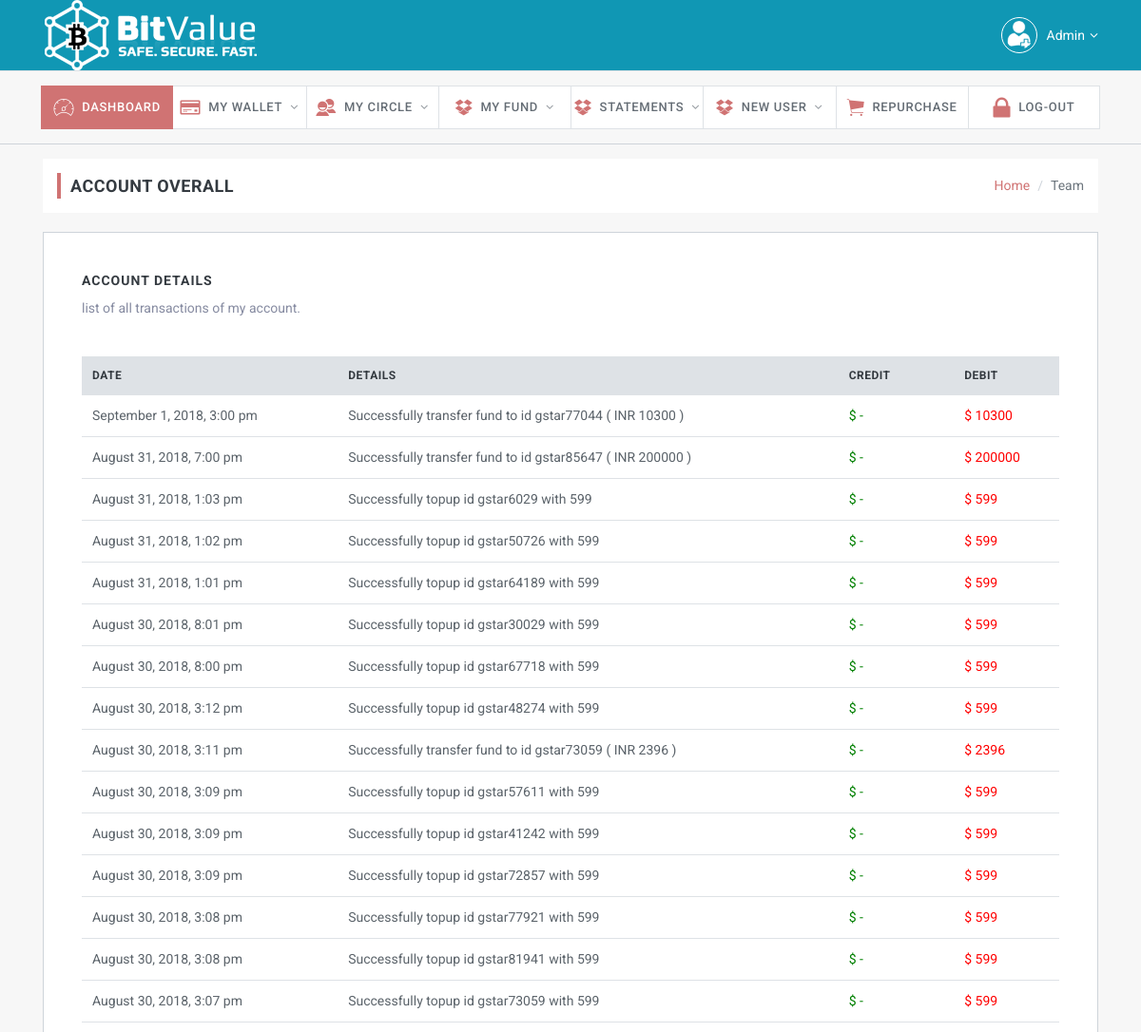
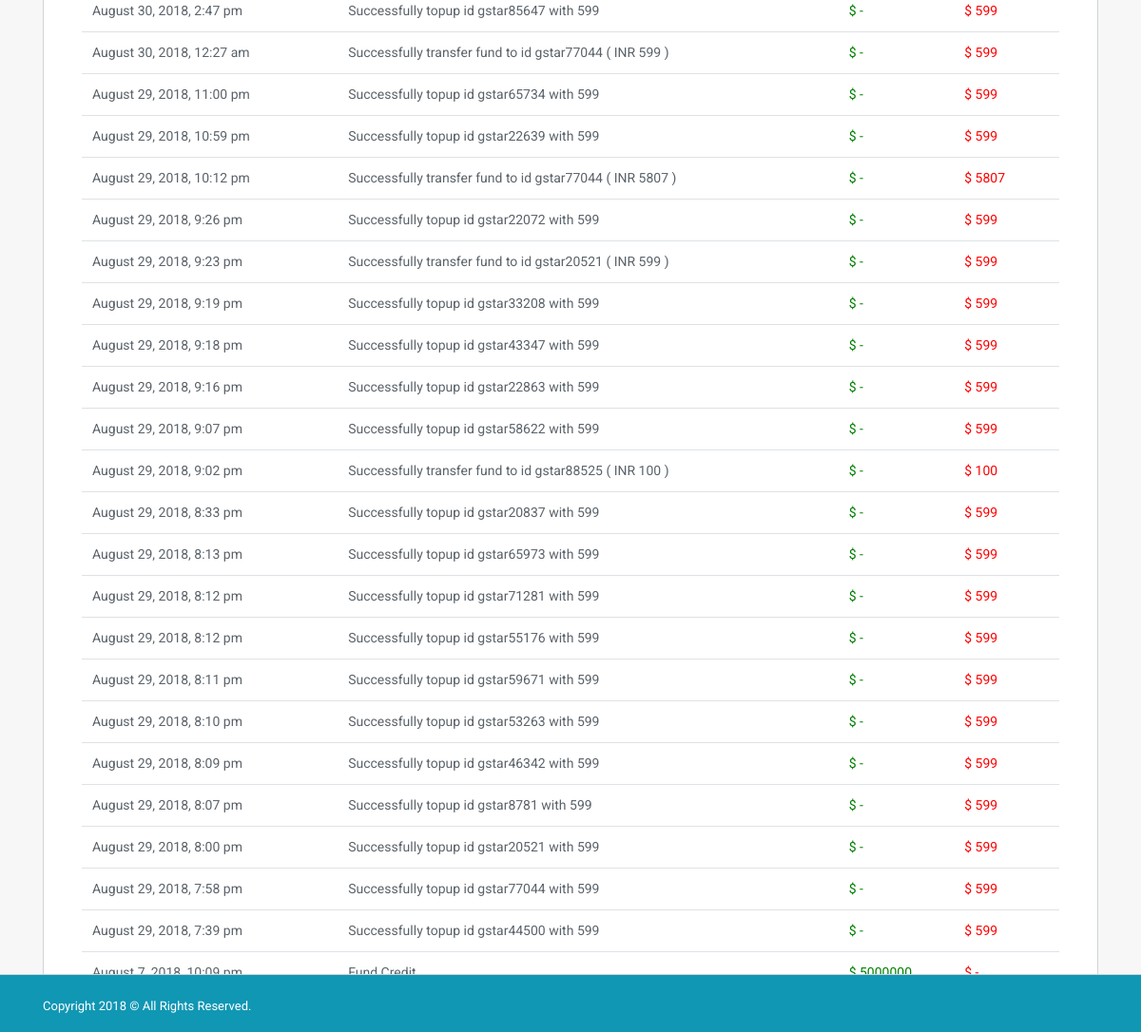
Page /accounts.php (signed in) on the committed database (2 pictures, top to bottom).
### tables this page shows
CREATE TABLE `registration` (
  `UserID` varchar(100) NOT NULL,
  `ChainID` varchar(100) NOT NULL,
  `DirectID` varchar(100) NOT NULL,
  `UserEmail` varchar(100) NOT NULL,
  `Password` varchar(100) NOT NULL,
  `TPassword` varchar(100) NOT NULL,
  `EPassword` varchar(100) NOT NULL,
  `ETPassword` varchar(100) NOT NULL,
  `DOB` varchar(100) NOT NULL,
  `FirstName` varchar(100) NOT NULL,
  `LastName` varchar(100) NOT NULL,
  `Gender` varchar(10) NOT NULL,
  `MobileNo` varchar(100) NOT NULL,
  `Address` longtext NOT NULL,
  `country` varchar(100) NOT NULL DEFAULT 'India',
  `state` varchar(100) NOT NULL,
  `district` varchar(100) NOT NULL,
  `City` varchar(100) NOT NULL,
  `Zip` varchar(100) NOT NULL,
  `Position` varchar(100) NOT NULL,
  `RegistrationDate` varchar(100) NOT NULL,
  `Acc_Holder_Name` varchar(100) NOT NULL,
  `Bank_Name` varchar(100) NOT NULL,
  `Bank_Acc_No` varchar(100) NOT NULL,
  `Branch_Name` varchar(100) NOT NULL,
  `IFSC_Code` varchar(100) NOT NULL,
  `Account_Type` varchar(100) NOT NULL,
  `Pan_Number` varchar(100) NOT NULL,
  `Status` varchar(100) NOT NULL DEFAULT 'Active',
  `PaidStatus` varchar(100) NOT NULL DEFAULT 'Free',
  `timeinstring` int(100) NOT NULL,
  `EmailCode` longtext NOT NULL,
  `scode` int(100) NOT NULL,
  `EmailVerify` int(2) NOT NULL DEFAULT '1',
  `EmailStatus` int(2) NOT NULL DEFAULT '0',
  `currentbtc` varchar(100) NOT NULL,
  `ademail` varchar(100) NOT NULL,
  `admethod` varchar(100) NOT NULL,
  `About` longtext NOT NULL,
  `BTCAccount` varchar(100) NOT NULL,
  `Paytm` varchar(100) NOT NULL,
  `NetellerAccount` varchar(100) NOT NULL,
  `PaypalEmailID` varchar(100) NOT NULL,
  `profilepic` varchar(1000) NOT NULL,
  `addressproof` varchar(1000) NOT NULL,
  `pin` varchar(100) NOT NULL,
  `pancard` varchar(1000) NOT NULL,
  `Adtype` varchar(100) NOT NULL,
  `totalbusiness` varchar(100) NOT NULL,
  `topupsincome` varchar(100) NOT NULL,
  `nonincome` varchar(100) NOT NULL,
  `levelstatus` int(10) NOT NULL,
  `nomineerelation` varchar(100) NOT NULL,
  `nomineename` varchar(100) NOT NULL,
  `widstatus` int(10) NOT NULL DEFAULT '1',
  `Id` int(100) NOT NULL,
  `silverpoolstatus` int(100) NOT NULL,
  `princepoolstatus` int(100) NOT NULL
);

CREATE TABLE `payments` (
  `PaymentType` varchar(100) NOT NULL,
  `PaymentDate` varchar(100) NOT NULL,
  `PaidDate` varchar(100) NOT NULL,
  `TotalAmount` varchar(100) NOT NULL,
  `UserID` varchar(100) NOT NULL,
  `TransferUserID` varchar(100) NOT NULL,
  `UsedStatus` int(2) NOT NULL DEFAULT '0',
  `PaymentMode` varchar(100) NOT NULL,
  `Status` varchar(100) NOT NULL DEFAULT 'Pending',
  `TranID` varchar(100) NOT NULL,
  `pinrequest` int(10) DEFAULT '0',
  `TranType` int(3) NOT NULL DEFAULT '0',
  `timestr1` varchar(100) NOT NULL,
  `newchange` int(10) NOT NULL DEFAULT '1',
  `WithID` int(100) NOT NULL
);

### package/Memberclass.php (called while the page is built, shortened)
<?php
class Member
{
	public function __construct()
	{
		$this->mysqli2 = new mysqli('localhost', 'root', '', 'gstarmar_mlm');
		$this->userID = $_SESSION['User_Array']['UserID'];
	}
function loaduserinfo()
{
	 $query4 = "SELECT * FROM Registration WHERE UserID = '".$this->userID."'";
       $result4=$this->mysqli2->query($query4);
       $num=$result4->fetch_assoc();
	   return $num;
}
	public function get_one_record($querySelect)
	{
   		 $resultSet = $this->mysqli2->query($querySelect);
   		 $data=array();
   			 if($resultSet->num_rows > 0){
			        while($row = $resultSet->fetch_assoc()){
			            $data[]=$row;
			            }
			          }
		return $data;
	}
}
$obj = new Member();
?>

### accounts.php (the view, shortened to what this page needs)
<?php include("header.php"); ?>
 <div class="slim-mainpanel">
      <div class="container">
        <div class="slim-pageheader">
          <ol class="breadcrumb slim-breadcrumb">
            <li class="breadcrumb-item"><a href="#">Home</a></li>
            <li class="breadcrumb-item active" aria-current="page">Team</li>
          </ol>
          <h6 class="slim-pagetitle">Account Overall</h6>
        </div>
        <div class="section-wrapper mg-t-20">
          <label class="section-title">Account Details</label>
          <p class="mg-b-20 mg-sm-b-40">list of all transactions of my account.</p>
          <div class="table-responsive">
            <table class="table mg-b-0">
           										<thead>
										<tr>
											<th>Date</th>
											<th>Details</th>
											<th>Credit</th>
										<th>Debit</th>
										</tr>
									</thead>
									<tbody>
										<?php
											$data = $obj->get_one_record("SELECT * FROM payments WHERE UserID like '".$obj->userID."' order by WithID DESC");
											foreach($data as $val)
											{
if(empty($val['TranType'])){
    $credit="-";
    $debit=$val['TotalAmount'];
}else{
 $credit=$val['TotalAmount'];
 $debit="-";
}
		?>
				 <tr class="gradeX">
                                                    <td><?php echo $val['PaymentDate']; ?></td>
                                                 <td><?php echo $val['PaymentType']; ?></td>
                                                    <td><span style="color: green;"> <?php echo "$"." ".$credit; ?></span></td>
										   <td> <span style="color: red;"><?php echo  "$"." ".$debit; ?></span></td>
                                                </tr>
				<?php
				}
				?>
									</tbody>
								</table>
          </div>
        </div>
      </div>
    </div>
<?php include("footer.php"); ?>

### header.php (shortened to what this page needs)
<?php
include("package/Memberclass.php");
if(empty($_SESSION['User_Array'])){ ?><meta http-equiv="refresh" content="0; url=login.php" /> <?php  exit(); }
$userdata=$obj->loaduserinfo();
?>
<!DOCTYPE html>
<html lang="en">
  <head>
    <link href="lib/font-awesome/css/font-awesome.css" rel="stylesheet">
    <link href="lib/Ionicons/css/ionicons.css" rel="stylesheet">
    <link href="lib/rickshaw/css/rickshaw.min.css" rel="stylesheet">
    <link rel="stylesheet" href="css/slim.css">
  </head>
  <body class="dashboard-3">
    <div class="slim-header">
      <div class="container">
        <div class="slim-header-left">
          <h2 class="slim-logo"><a href="index.html"><img src="img/logo.png"></a></h2>
        </div>
        <div class="slim-header-right">
          <div class="dropdown dropdown-c">
            <a href="#" class="logged-user" data-toggle="dropdown">
              <img src="user.png" alt="">
              <span style="color: #fff"><?php echo $userdata['FirstName']; ?></span>
              <i class="fa fa-angle-down" style="color: #fff"></i>
            </a>
          </div>
        </div>
      </div>
    </div>
    <div class="slim-navbar">
      <div class="container-fluid">
        <ul class="nav">
          <li class="nav-item active">
            <a class="nav-link" href="dashboard.php">
              <i class="icon ion-ios-speedometer-outline"></i>
              <span>Dashboard</span>
            </a>
          </li>
          <li class="nav-item with-sub">
            <a class="nav-link" href="#">
              <i class="icon ion-card"></i>
              <span>My Wallet</span>
            </a>
          </li>
          <li class="nav-item  with-sub">
            <a class="nav-link" href="#" data-toggle="dropdown">
              <i class="icon ion-android-contacts"></i>
              <span>My Circle</span>
              </a>
          </li>
          <li class="nav-item  with-sub">
            <a class="nav-link" href="#" data-toggle="dropdown">
              <i class="icon ion-social-dropbox"></i>
              <span>My Fund</span>
              </a>
          </li>
            <li class="nav-item  with-sub">
            <a class="nav-link" href="#" data-toggle="dropdown">
              <i class="icon ion-social-dropbox"></i>
              <span>Statements</span>
              </a>
          </li>
            <li class="nav-item with-sub">
            <a class="nav-link" href="signup.php" data-toggle="dropdown">
              <i class="icon ion-social-dropbox"></i>
              <span>New User</span>
              </a>
          </li>
          <li class="nav-item">
            <a class="nav-link" href="#" data-toggle="dropdown">
              <i class="icon ion-ios-cart"></i>
              <span>RePurchase</span>
              </a>
          </li>
          <li class="nav-item">
            <a class="nav-link" href="signout.php">
              <i class="icon ion-locked"></i>
              <span>Log-out</span>
              </a>
          </li>
        </ul>
      </div>
    </div>

### rows in the picture
registration: FirstName "Admin"
payments: PaymentDate "September 1, 2018, 3:00 pm", PaymentType "Successfully transfer fund to id gstar77044 ( INR 10300 )", TranType "-", TotalAmount "10300"
payments: PaymentDate "August 31, 2018, 7:00 pm", PaymentType "Successfully transfer fund to id gstar85647 ( INR 200000 )", TranType "-", TotalAmount "200000"
payments: PaymentDate "August 31, 2018, 1:03 pm", PaymentType "Successfully topup id gstar6029 with 599", TranType "-", TotalAmount "599"
payments: PaymentDate "August 31, 2018, 1:02 pm", PaymentType "Successfully topup id gstar50726 with 599", TranType "-", TotalAmount "599"
payments: PaymentDate "August 31, 2018, 1:01 pm", PaymentType "Successfully topup id gstar64189 with 599", TranType "-", TotalAmount "599"
payments: PaymentDate "August 30, 2018, 8:01 pm", PaymentType "Successfully topup id gstar30029 with 599", TranType "-", TotalAmount "599"
payments: PaymentDate "August 30, 2018, 8:00 pm", PaymentType "Successfully topup id gstar67718 with 599", TranType "-", TotalAmount "599"
payments: PaymentDate "August 30, 2018, 3:12 pm", PaymentType "Successfully topup id gstar48274 with 599", TranType "-", TotalAmount "599"
payments: PaymentDate "August 30, 2018, 3:11 pm", PaymentType "Successfully transfer fund to id gstar73059 ( INR 2396 )", TranType "-", TotalAmount "2396"
payments: PaymentDate "August 30, 2018, 3:09 pm", PaymentType "Successfully topup id gstar57611 with 599", TranType "-", TotalAmount "599"
payments: PaymentDate "August 30, 2018, 3:09 pm", PaymentType "Successfully topup id gstar41242 with 599", TranType "-", TotalAmount "599"
payments: PaymentDate "August 30, 2018, 3:09 pm", PaymentType "Successfully topup id gstar72857 with 599", TranType "-", TotalAmount "599"
payments: PaymentDate "August 30, 2018, 3:08 pm", PaymentType "Successfully topup id gstar77921 with 599", TranType "-", TotalAmount "599"
payments: PaymentDate "August 30, 2018, 3:08 pm", PaymentType "Successfully topup id gstar81941 with 599", TranType "-", TotalAmount "599"
payments: PaymentDate "August 30, 2018, 3:07 pm", PaymentType "Successfully topup id gstar73059 with 599", TranType "-", TotalAmount "599"
payments: PaymentDate "August 30, 2018, 2:47 pm", PaymentType "Successfully topup id gstar85647 with 599", TranType "-", TotalAmount "599"
payments: PaymentDate "August 30, 2018, 12:27 am", PaymentType "Successfully transfer fund to id gstar77044 ( INR 599 )", TranType "-", TotalAmount "599"
payments: PaymentDate "August 29, 2018, 11:00 pm", PaymentType "Successfully topup id gstar65734 with 599", TranType "-", TotalAmount "599"
payments: PaymentDate "August 29, 2018, 10:59 pm", PaymentType "Successfully topup id gstar22639 with 599", TranType "-", TotalAmount "599"
payments: PaymentDate "August 29, 2018, 10:12 pm", PaymentType "Successfully transfer fund to id gstar77044 ( INR 5807 )", TranType "-", TotalAmount "5807"
payments: PaymentDate "August 29, 2018, 9:26 pm", PaymentType "Successfully topup id gstar22072 with 599", TranType "-", TotalAmount "599"
payments: PaymentDate "August 29, 2018, 9:23 pm", PaymentType "Successfully transfer fund to id gstar20521 ( INR 599 )", TranType "-", TotalAmount "599"
payments: PaymentDate "August 29, 2018, 9:19 pm", PaymentType "Successfully topup id gstar33208 with 599", TranType "-", TotalAmount "599"
payments: PaymentDate "August 29, 2018, 9:18 pm", PaymentType "Successfully topup id gstar43347 with 599", TranType "-", TotalAmount "599"
payments: PaymentDate "August 29, 2018, 9:16 pm", PaymentType "Successfully topup id gstar22863 with 599", TranType "-", TotalAmount "599"
payments: PaymentDate "August 29, 2018, 9:07 pm", PaymentType "Successfully topup id gstar58622 with 599", TranType "-", TotalAmount "599"
payments: PaymentDate "August 29, 2018, 9:02 pm", PaymentType "Successfully transfer fund to id gstar88525 ( INR 100 )", TranType "-", TotalAmount "100"
payments: PaymentDate "August 29, 2018, 8:33 pm", PaymentType "Successfully topup id gstar20837 with 599", TranType "-", TotalAmount "599"
payments: PaymentDate "August 29, 2018, 8:13 pm", PaymentType "Successfully topup id gstar65973 with 599", TranType "-", TotalAmount "599"
payments: PaymentDate "August 29, 2018, 8:12 pm", PaymentType "Successfully topup id gstar71281 with 599", TranType "-", TotalAmount "599"
payments: PaymentDate "August 29, 2018, 8:12 pm", PaymentType "Successfully topup id gstar55176 with 599", TranType "-", TotalAmount "599"
payments: PaymentDate "August 29, 2018, 8:11 pm", PaymentType "Successfully topup id gstar59671 with 599", TranType "-", TotalAmount "599"
payments: PaymentDate "August 29, 2018, 8:10 pm", PaymentType "Successfully topup id gstar53263 with 599", TranType "-", TotalAmount "599"
payments: PaymentDate "August 29, 2018, 8:09 pm", PaymentType "Successfully topup id gstar46342 with 599", TranType "-", TotalAmount "599"
payments: PaymentDate "August 29, 2018, 8:07 pm", PaymentType "Successfully topup id gstar8781 with 599", TranType "-", TotalAmount "599"
payments: PaymentDate "August 29, 2018, 8:00 pm", PaymentType "Successfully topup id gstar20521 with 599", TranType "-", TotalAmount "599"
payments: PaymentDate "August 29, 2018, 7:58 pm", PaymentType "Successfully topup id gstar77044 with 599", TranType "-", TotalAmount "599"
payments: PaymentDate "August 29, 2018, 7:39 pm", PaymentType "Successfully topup id gstar44500 with 599", TranType "-", TotalAmount "599"
payments: PaymentDate "August 7, 2018, 10:09 pm", PaymentType "Fund Credit", TotalAmount "5000000", TranType "-"
